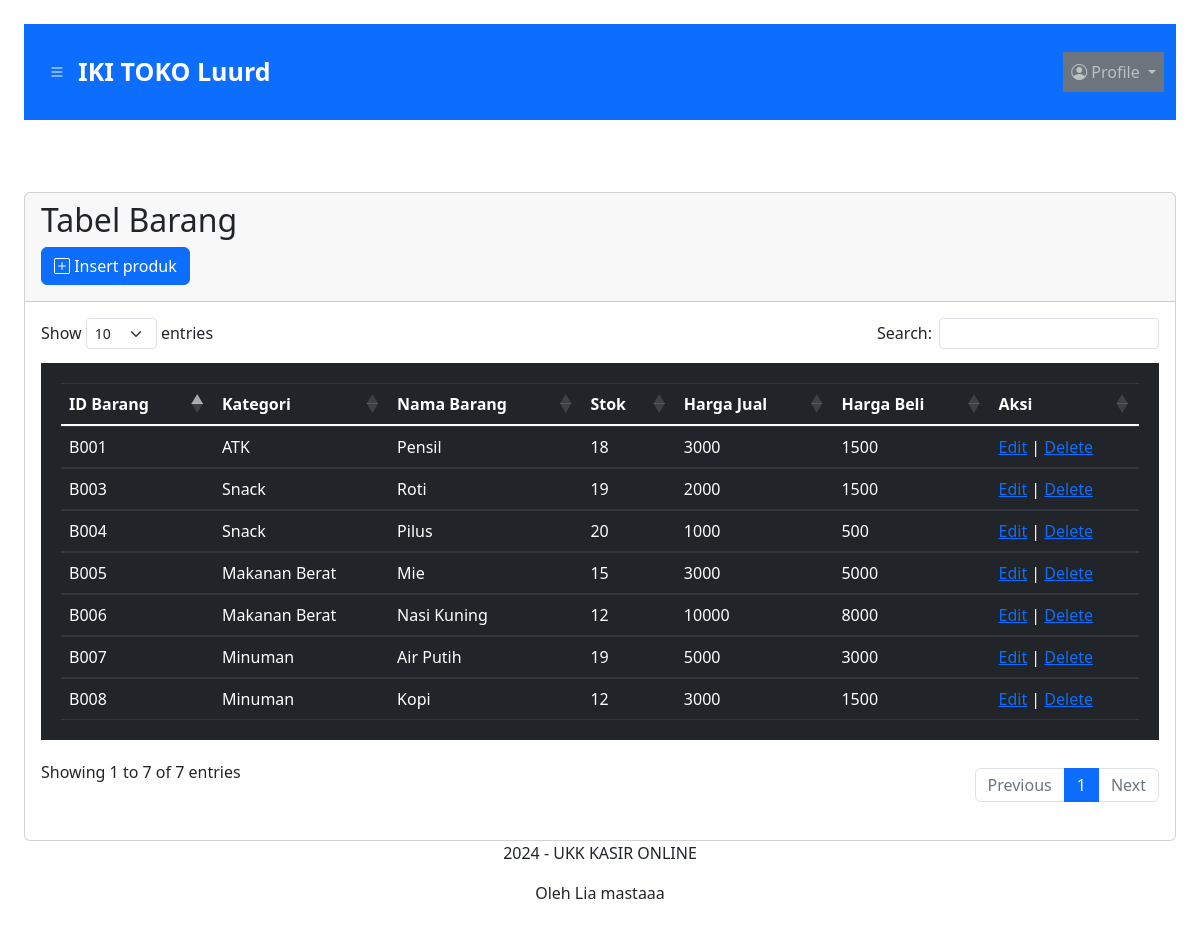
Before: /index.php?page=barang (signed in) with the older database file.
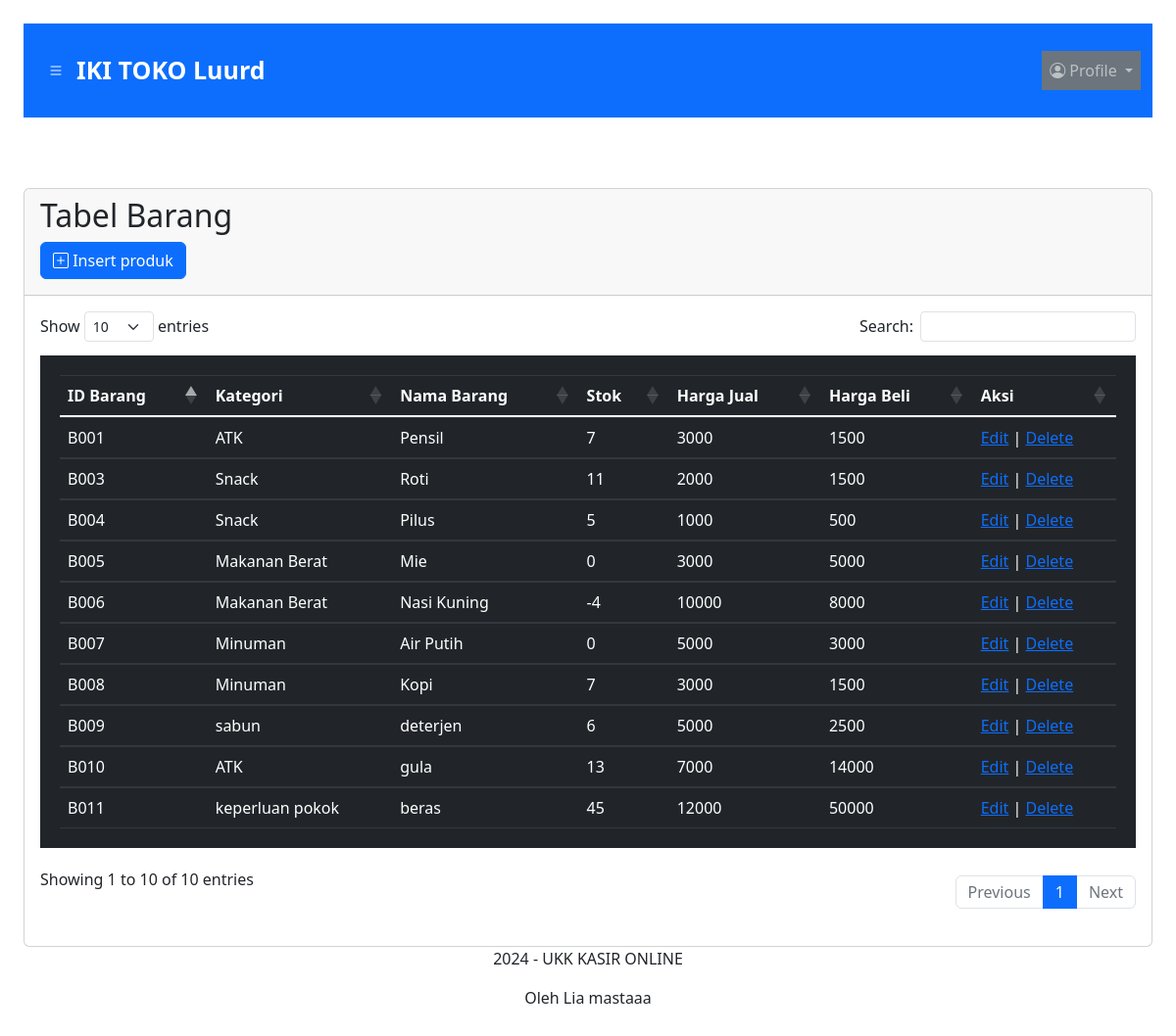
After: the same page with the newer database file.
### tables this page shows
CREATE TABLE `produk`  (
  `id_barang` char(4) NOT NULL,
  `id_kategori` char(4) NOT NULL,
  `nama_barang` varchar(20) NOT NULL,
  `stok` int NOT NULL,
  `harga_jual` varchar(9) NOT NULL,
  `harga_beli` varchar(9) NOT NULL,
  PRIMARY KEY (`id_barang`) USING BTREE,
  INDEX `id_kategori`(`id_kategori` ASC) USING BTREE,
  CONSTRAINT `produk_ibfk_1` FOREIGN KEY (`id_kategori`) REFERENCES `kategori` (`id_kategori`) ON DELETE NO ACTION ON UPDATE CASCADE
);

CREATE TABLE `kategori`  (
  `id_kategori` char(4) NOT NULL,
  `nama_kategori` varchar(20) NOT NULL,
  `tanggal_input` date NOT NULL,
  PRIMARY KEY (`id_kategori`) USING BTREE
);

### function.php (called while the page is built, shortened)
<?php
$conn = mysqli_connect("localhost", "root", "", "kantin_im");
function getKategori($id_kategori)
{
    global $conn;
    $query = "SELECT * FROM kategori WHERE id_kategori = '$id_kategori'";
    $result = mysqli_query($conn, $query);
    $row = mysqli_fetch_assoc($result);
    return $row;
}
?>

### pusat/barang/index.php (the view)
<div class="card mt-5">
    <div class="card-header">
        <h2>Tabel Barang</h2>
        <a class="btn btn-primary mb-2" href="index.php?page=barang/insert"><i class="bi bi-plus-square"></i>
            Insert produk</a>
    </div>
    <div class="card-body">
        <table class="table table-hover table-dark" id="example">
            <thead>
                <tr>
                    <th scope="col">ID Barang</th>
                    <th scope="col">Kategori</th>
                    <th scope="col">Nama Barang</th>
                    <th scope="col">Stok</th>
                    <th scope="col">Harga Jual</th>
                    <th scope="col">Harga Beli</th>
                    <th scope="col">Aksi</th>
                </tr>
            </thead>
            <tbody>
                <?php
                $sql = "SELECT * FROM produk";
                $result = $conn->query($sql);
                ?>
                <?php if ($result) { ?>
                    <?php while ($row = $result->fetch_assoc()) { ?>
                        <tr>
                            <td>
                                <?= $row['id_barang'] ?>
                            </td>
                            <td>
                                <?= getKategori($row['id_kategori'])['nama_kategori'] ?>
                            </td>
                            <td>
                                <?= $row['nama_barang'] ?>
                            </td>
                            <td>
                                <?= $row['stok'] ?>
                            </td>
                            <td>
                                <?= $row['harga_jual'] ?>
                            </td>
                            <td>
                                <?= $row['harga_beli'] ?>
                            </td>
                            <td>
                                <a href="index.php?page=barang/edit&id_barang=<?= $row['id_barang'] ?>">Edit</a> | <a
                                    href="index.php?page=barang/delete&id_barang=<?= $row['id_barang'] ?>"
                                    onclick="javascript:return confirm('Hapus Data Produk ?');">Delete</a>
                            </td>
                        </tr>
                    <?php } ?>
                <?php } ?>
            </tbody>
        </table>
    </div>
</div>

Changed rows visible on the page:
changed produk "Pensil": stok "18" → "7"
changed produk "Roti": stok "19" → "11"
changed produk "Pilus": stok "20" → "5"
changed produk "Mie": stok "15" → "0"
changed produk "Nasi Kuning": stok "12" → "-4"
changed produk "Air Putih": stok "19" → "0"
changed produk "Kopi": stok "12" → "7"
added produk: id_barang "B009", id_kategori.nama_kategori "sabun", nama_barang "deterjen", stok "6", harga_jual "5000", harga_beli "2500"
added produk: id_barang "B010", id_kategori.nama_kategori "ATK", nama_barang "gula", stok "13", harga_jual "7000", harga_beli "14000"
added produk: id_barang "B011", id_kategori.nama_kategori "keperluan pokok", nama_barang "beras", stok "45", harga_jual "12000", harga_beli "50000"
Other visible differences:
text written by a page script: "Show entries Search: Showing 1 to 7 of 7 entries Previous 1 Next" → "Show entries Search: Showing 1 to 10 of 10 entries Previous 1 Next"
